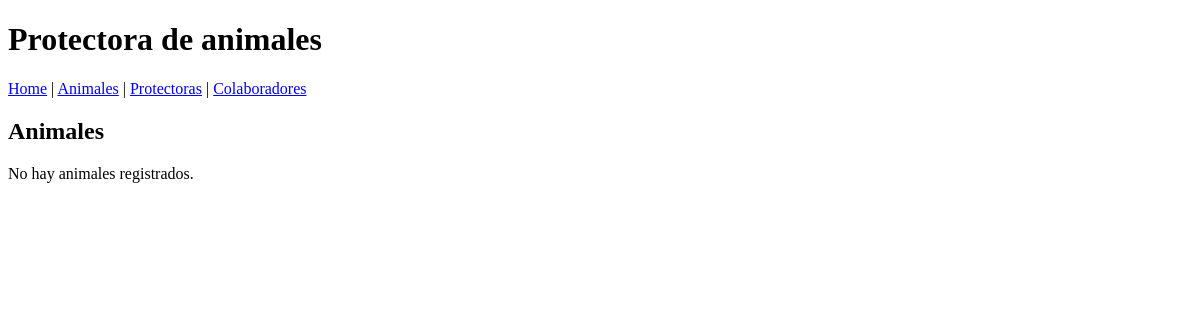
Page /animales/ on the earlier database version.
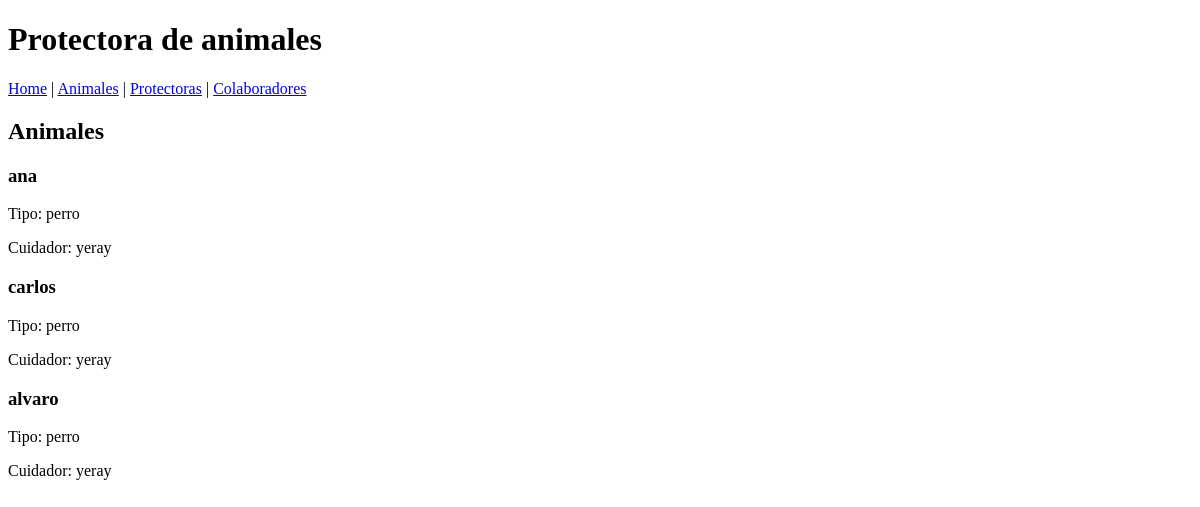
Same page on the later database version.
### animales/models.py (models this page shows, shortened)
class Animal(models.Model):
    cuidador = models.ForeignKey(settings.AUTH_USER_MODEL, on_delete=models.CASCADE)
    nombre = models.CharField(max_length=100)
    tipo = models.CharField(max_length=100)

### animales/views.py (the view)
# urls.py: path('animales/', views.animal_list, name='animal_list'),
def animal_list(request):
    animales = Animal.objects.all()
    return render(request, 'animales/animal_list.html', {'animales_mostrar': animales})

### animales/templates/animales/animal_list.html (shortened to what this page needs)
<!DOCTYPE html>
<html lang="es">
<head>
</head>
<body>
    <header>
        <h1>Protectora de animales</h1>
        <nav>
            <a href="{% url 'index' %}">Home</a> |
            <a href="{% url 'animal_list' %}">Animales</a> |
            <a href="{% url 'protectora_list' %}">Protectoras</a> |
            <a href="{% url 'colaborador_list' %}">Colaboradores</a>
        </nav>
    </header>
    <h2>Animales</h2>
    {% for animal in animales_mostrar %}
        <article>
            <h3>{{ animal.nombre }}</h3>
            <p>Tipo: {{ animal.tipo }}</p>
            <p>Cuidador: {{ animal.cuidador.username }}</p>
        </article>
    {% empty %}
        <p>No hay animales registrados.</p>
    {% endfor %}
</body>
</html>

Differences in the rows shown:
added Animal: nombre "ana", tipo "perro", cuidador.username "yeray"
added Animal: nombre "carlos", tipo "perro", cuidador.username "yeray"
added Animal: nombre "alvaro", tipo "perro", cuidador.username "yeray"
Other differences:
text no longer shown: "No hay animales registrados."
